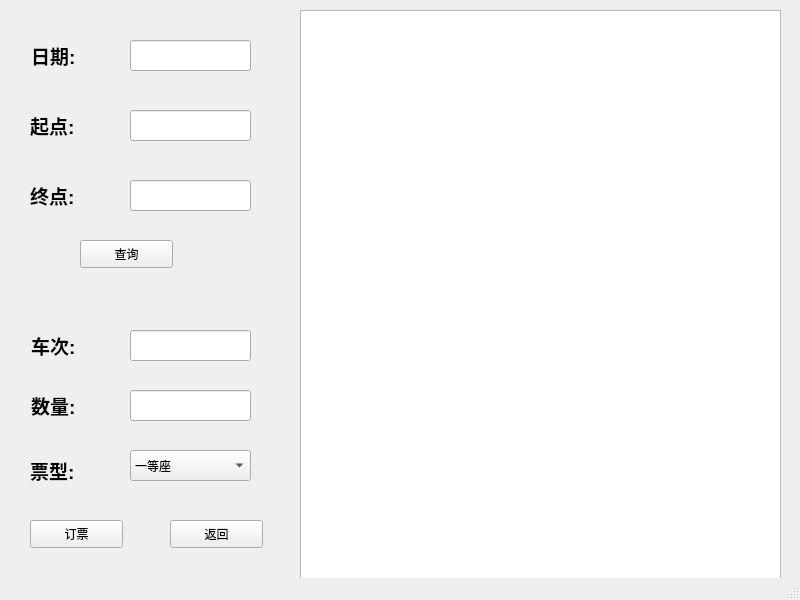
<?xml version="1.0" encoding="UTF-8"?>
<ui version="4.0">
 <class>QtBookTicket</class>
 <widget class="QMainWindow" name="QtBookTicket">
  <property name="geometry">
   <rect>
    <x>0</x>
    <y>0</y>
    <width>800</width>
    <height>600</height>
   </rect>
  </property>
  <property name="windowTitle">
   <string>MainWindow</string>
  </property>
  <widget class="QWidget" name="centralwidget">
   <widget class="QLabel" name="label">
    <property name="geometry">
     <rect>
      <x>31</x>
      <y>40</y>
      <width>81</width>
      <height>31</height>
     </rect>
    </property>
    <property name="text">
     <string>&lt;html&gt;&lt;head/&gt;&lt;body&gt;&lt;p&gt;&lt;span style=&quot; font-size:14pt; font-weight:600;&quot;&gt;日期:&lt;/span&gt;&lt;/p&gt;&lt;/body&gt;&lt;/html&gt;</string>
    </property>
   </widget>
   <widget class="QLabel" name="label_2">
    <property name="geometry">
     <rect>
      <x>30</x>
      <y>105</y>
      <width>81</width>
      <height>41</height>
     </rect>
    </property>
    <property name="text">
     <string>&lt;html&gt;&lt;head/&gt;&lt;body&gt;&lt;p&gt;&lt;span style=&quot; font-size:14pt; font-weight:600;&quot;&gt;起点:&lt;/span&gt;&lt;/p&gt;&lt;/body&gt;&lt;/html&gt;</string>
    </property>
   </widget>
   <widget class="QLabel" name="label_3">
    <property name="geometry">
     <rect>
      <x>30</x>
      <y>175</y>
      <width>72</width>
      <height>41</height>
     </rect>
    </property>
    <property name="text">
     <string>&lt;html&gt;&lt;head/&gt;&lt;body&gt;&lt;p&gt;&lt;span style=&quot; font-size:14pt; font-weight:600;&quot;&gt;终点:&lt;/span&gt;&lt;/p&gt;&lt;/body&gt;&lt;/html&gt;</string>
    </property>
   </widget>
   <widget class="QLineEdit" name="datelineEdit">
    <property name="geometry">
     <rect>
      <x>130</x>
      <y>40</y>
      <width>121</width>
      <height>31</height>
     </rect>
    </property>
   </widget>
   <widget class="QLineEdit" name="startStationlineEdit">
    <property name="geometry">
     <rect>
      <x>130</x>
      <y>110</y>
      <width>121</width>
      <height>31</height>
     </rect>
    </property>
   </widget>
   <widget class="QLineEdit" name="terminuslineEdit">
    <property name="geometry">
     <rect>
      <x>130</x>
      <y>180</y>
      <width>121</width>
      <height>31</height>
     </rect>
    </property>
   </widget>
   <widget class="QTableWidget" name="tableWidget">
    <property name="geometry">
     <rect>
      <x>300</x>
      <y>10</y>
      <width>481</width>
      <height>571</height>
     </rect>
    </property>
   </widget>
   <widget class="QPushButton" name="pushButton">
    <property name="geometry">
     <rect>
      <x>30</x>
      <y>520</y>
      <width>93</width>
      <height>28</height>
     </rect>
    </property>
    <property name="text">
     <string>订票</string>
    </property>
   </widget>
   <widget class="QPushButton" name="pushButton_2">
    <property name="geometry">
     <rect>
      <x>80</x>
      <y>240</y>
      <width>93</width>
      <height>28</height>
     </rect>
    </property>
    <property name="text">
     <string>查询</string>
    </property>
   </widget>
   <widget class="QLabel" name="label_4">
    <property name="geometry">
     <rect>
      <x>31</x>
      <y>330</y>
      <width>81</width>
      <height>31</height>
     </rect>
    </property>
    <property name="text">
     <string>&lt;html&gt;&lt;head/&gt;&lt;body&gt;&lt;p&gt;&lt;span style=&quot; font-size:14pt; font-weight:600;&quot;&gt;车次:&lt;/span&gt;&lt;/p&gt;&lt;/body&gt;&lt;/html&gt;</string>
    </property>
   </widget>
   <widget class="QLabel" name="label_5">
    <property name="geometry">
     <rect>
      <x>31</x>
      <y>390</y>
      <width>81</width>
      <height>31</height>
     </rect>
    </property>
    <property name="text">
     <string>&lt;html&gt;&lt;head/&gt;&lt;body&gt;&lt;p&gt;&lt;span style=&quot; font-size:14pt; font-weight:600;&quot;&gt;数量:&lt;/span&gt;&lt;/p&gt;&lt;/body&gt;&lt;/html&gt;</string>
    </property>
   </widget>
   <widget class="QLabel" name="label_6">
    <property name="geometry">
     <rect>
      <x>30</x>
      <y>450</y>
      <width>72</width>
      <height>41</height>
     </rect>
    </property>
    <property name="text">
     <string>&lt;html&gt;&lt;head/&gt;&lt;body&gt;&lt;p&gt;&lt;span style=&quot; font-size:14pt; font-weight:600;&quot;&gt;票型:&lt;/span&gt;&lt;/p&gt;&lt;/body&gt;&lt;/html&gt;</string>
    </property>
   </widget>
   <widget class="QComboBox" name="comboBox">
    <property name="geometry">
     <rect>
      <x>130</x>
      <y>450</y>
      <width>121</width>
      <height>31</height>
     </rect>
    </property>
    <item>
     <property name="text">
      <string>一等座</string>
     </property>
    </item>
    <item>
     <property name="text">
      <string>二等座</string>
     </property>
    </item>
    <item>
     <property name="text">
      <string>无座</string>
     </property>
    </item>
    <item>
     <property name="text">
      <string>商务座</string>
     </property>
    </item>
    <item>
     <property name="text">
      <string>硬座</string>
     </property>
    </item>
    <item>
     <property name="text">
      <string>软座</string>
     </property>
    </item>
    <item>
     <property name="text">
      <string>硬卧上</string>
     </property>
    </item>
    <item>
     <property name="text">
      <string>硬卧中</string>
     </property>
    </item>
    <item>
     <property name="text">
      <string>硬卧下</string>
     </property>
    </item>
    <item>
     <property name="text">
      <string>软卧下</string>
     </property>
    </item>
    <item>
     <property name="text">
      <string>高级软卧</string>
     </property>
    </item>
    <item>
     <property name="text">
      <string>特等座</string>
     </property>
    </item>
   </widget>
   <widget class="QLineEdit" name="trainNumberlineEdit">
    <property name="geometry">
     <rect>
      <x>130</x>
      <y>330</y>
      <width>121</width>
      <height>31</height>
     </rect>
    </property>
   </widget>
   <widget class="QLineEdit" name="countlineEdit">
    <property name="geometry">
     <rect>
      <x>130</x>
      <y>390</y>
      <width>121</width>
      <height>31</height>
     </rect>
    </property>
   </widget>
   <widget class="QPushButton" name="pushButton_3">
    <property name="geometry">
     <rect>
      <x>170</x>
      <y>520</y>
      <width>93</width>
      <height>28</height>
     </rect>
    </property>
    <property name="text">
     <string>返回</string>
    </property>
   </widget>
  </widget>
  <widget class="QStatusBar" name="statusbar"/>
 </widget>
 <resources/>
 <connections/>
</ui>
